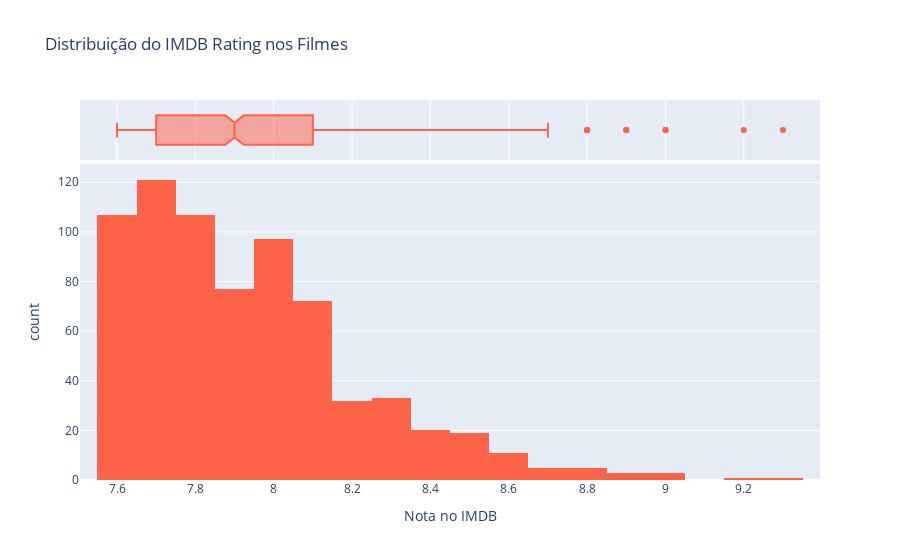

The cell this chart's notebook holds for it:
### Code cell
# Distribuição do IMDB Rating
fig = px.histogram(
    x=df.IMDB_Rating, 
    title="Distribuição do IMDB Rating nos Filmes",
    marginal="box",
    labels={"x": "Nota no IMDB"}
    ).update_traces(marker_color="Tomato")
fig.show()

### Figure 1 — Plotly figure (JSON) as saved in the notebook; plotly's stock layout.template omitted (floating-point values rounded to 4 significant figures; data arrays with more than 128 entries replaced by an {"elided": "..."} marker saying what was removed)
{"data": [{"alignmentgroup": "True", "bingroup": "x", "hovertemplate": "Nota no IMDB=%{x}<br>count=%{y}<extra></extra>", "legendgroup": "", "marker": {"color": "Tomato", "pattern": {"shape": ""}}, "name": "", "offsetgroup": "", "orientation": "v", "showlegend": false, "type": "histogram", "x": {"elided": "714 float values"}, "xaxis": "x", "yaxis": "y"}, {"alignmentgroup": "True", "hovertemplate": "Nota no IMDB=%{x}<extra></extra>", "legendgroup": "", "marker": {"color": "Tomato"}, "name": "", "notched": true, "offsetgroup": "", "showlegend": false, "type": "box", "x": {"elided": "714 float values"}, "xaxis": "x2", "yaxis": "y2"}], "layout": {"barmode": "relative", "legend": {"tracegroupgap": 0}, "title": {"text": "Distribuição do IMDB Rating nos Filmes"}, "xaxis": {"anchor": "y", "domain": [0, 1], "title": {"text": "Nota no IMDB"}}, "xaxis2": {"anchor": "y2", "domain": [0, 1], "matches": "x", "showgrid": true, "showticklabels": false}, "yaxis": {"anchor": "x", "domain": [0, 0.8316], "title": {"text": "count"}}, "yaxis2": {"anchor": "x2", "domain": [0.8416, 1], "matches": "y2", "showgrid": false, "showline": false, "showticklabels": false, "ticks": ""}}}
